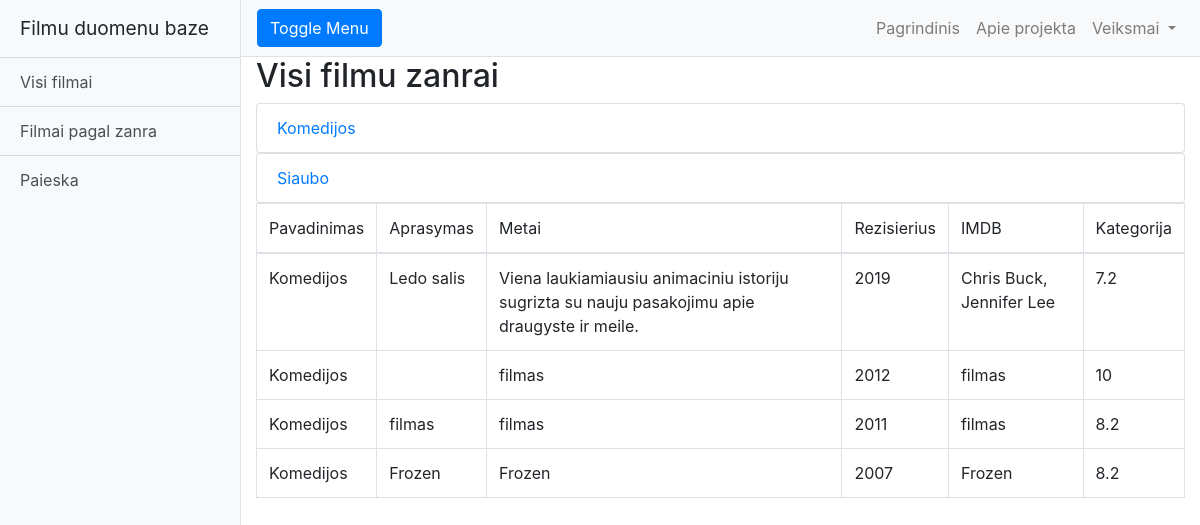
The app's page /?page=zanrai&id=1, older data.
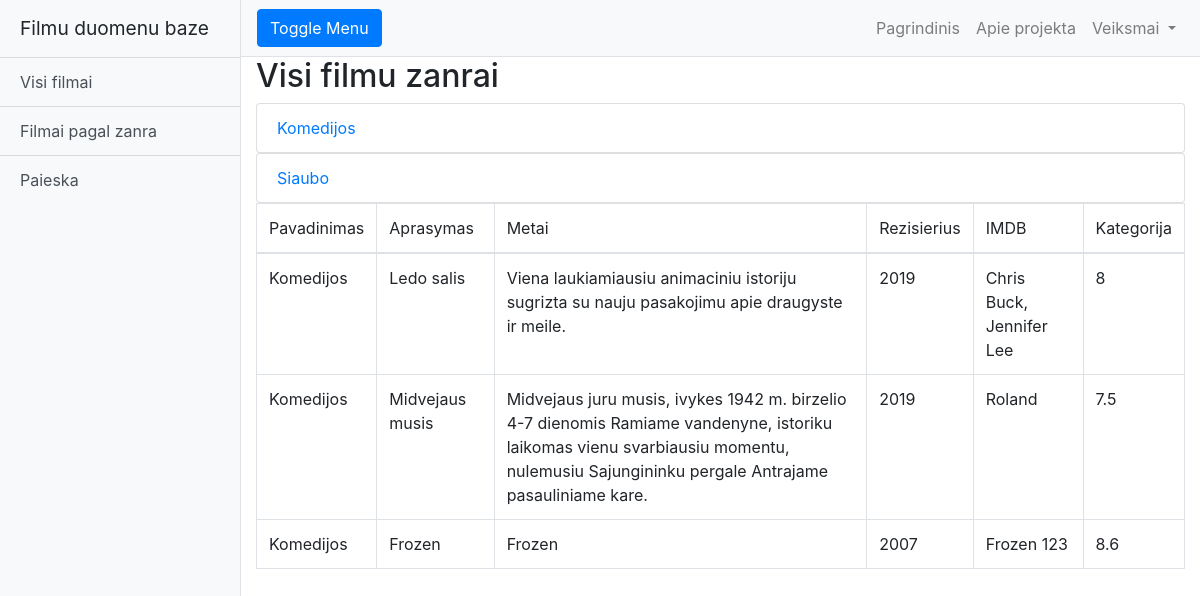
The same page, newer data.
### tables this page shows
CREATE TABLE `lentele_zanrai` (
  `id` int(30) NOT NULL,
  `pavadinimas` varchar(200) DEFAULT NULL
);

CREATE TABLE `lentele_filmai` (
  `id` int(30) NOT NULL,
  `pavadinimas` varchar(45) DEFAULT NULL,
  `aprasymas` varchar(200) DEFAULT NULL,
  `metai` varchar(45) DEFAULT NULL,
  `rezisierius` varchar(45) DEFAULT NULL,
  `imdb` varchar(45) DEFAULT NULL,
  `genre_id` varchar(45) DEFAULT NULL
);

### index.php (called while the page is built, shortened)
<?php
require 'inc/config.php';
require 'inc/links.php';
require_once "templates/".activeTemplate."/index.view.php";

### inc/config.php (called while the page is built, shortened)
<?php
$siteName = "Filmu duomenu baze";

### inc/links.php (called while the page is built)
<?php
$nav = [
    'sidebar' => [
        'visi' => 'Visi filmai',
        'zanrai' => 'Filmai pagal zanra',
        'paieska' => 'Paieska'
    ],
    'header' => [
        '' => 'Pagrindinis',
        'apie' => 'Apie projekta',
        'Dropdown' => [
            'filmu-valdymas' => 'Filmu valdymas',
            'zanru-valdymas' => 'Zanru valdymas',
            'profilio-valdymas' => 'Profilio valdymas'
        ]
    ]
];

### templates/main/pages/all-genre.page.php (the view)
<h2>Visi filmu zanrai</h2>
<?php
$dsn = "mysql:host=$host;dbname=$db";
try{
    $conn = new PDO($dsn, $username, $password, $options);
    if($conn){
        $stmt = $conn->query ("SELECT * FROM lentele_zanrai");
        $zanrai = $stmt->fetchAll();
        if(isset($_GET['id'])){
            $zandroId = $_GET['id'];
            $stmt = $conn->query ("SELECT lentele_filmai.pavadinimas, lentele_filmai.aprasymas, lentele_filmai.metai,
                                        lentele_filmai.rezisierius, lentele_filmai.imdb, lentele_zanrai.pavadinimas
                                        AS zanroPavadinimas
                                        FROM lentele_filmai
                                        INNER JOIN lentele_zanrai ON lentele_filmai.genre_id=lentele_zanrai.id
                                        WHERE $zandroId=lentele_zanrai.id");
            $pagalZanrus = $stmt->fetchAll();
        }
    }
} catch (PDOException $e){
    echo $e->getMessage();
}
?>
        <?php foreach ($zanrai as $zanras):?>
            <ul class = "list-group">
                <li class = "list-group-item">
                    <a href="?page=zanrai&id=<?=$zanras['id'];?>"><?=$zanras['pavadinimas'];?></a>
                </li>
            </ul>
            <?php endforeach;?>
<?php if(isset($_GET['id'])):?>
    <table class = "table table-bordered">
        <thead>
        <tr>
            <td>Pavadinimas</td>
            <td>Aprasymas</td>
            <td>Metai</td>
            <td>Rezisierius</td>
            <td>IMDB</td>
            <td>Kategorija</td>
        </tr>
        </thead>
        <tr>
            <?php foreach ($pagalZanrus as $pagalZanra):?>
        <tr>
            <td><?=$pagalZanra['zanroPavadinimas'];?></td>
            <td><?=$pagalZanra['pavadinimas'];?></td>
            <td><?=$pagalZanra['aprasymas'];?></td>
            <td><?=$pagalZanra['metai'];?></td>
            <td><?=$pagalZanra['rezisierius'];?></td>
            <td><?=$pagalZanra['imdb'];?></td>
        </tr>
        <?php endforeach;?>
        </tr>
    </table>
<?php endif;?>

### templates/main/_partials/header.view.php
<div class="bg-light border-right" id="sidebar-wrapper">
    <div class="sidebar-heading"><?=$siteName;?></div>
    <div class="list-group list-group-flush">
        <?php foreach ($nav as $id => $navigation):?>
            <?php if ($id == 'sidebar'):?>
                <?php foreach ($navigation as $id => $tab):?>
                    <a class="list-group-item list-group-item-action bg-light" href ="?page=<?=$id?>"><?=$tab;?></a>
                <?php endforeach;?>
            <?php endif;?>
        <?php endforeach;?>
    </div>
</div>

### templates/main/_partials/nav.view.php (shortened to what this page needs)
<nav class="navbar navbar-expand-lg navbar-light bg-light border-bottom">
    <button class="btn btn-primary" id="menu-toggle">Toggle Menu</button>
    <div class="collapse navbar-collapse" id="navbarSupportedContent">
        <ul class="navbar-nav ml-auto mt-2 mt-lg-0">
            <?php foreach ($nav['header'] as $id => $navigation):?>
                <?php if ($id != 'Dropdown'):?>
            <li class="nav-item">
                    <a class="nav-link" href ="?page=<?=$id?>"><?=$navigation;?></a>
            </li>
                <?php endif;?>
            <?php endforeach;?>
            <li class="nav-item dropdown">
                <a class="nav-link dropdown-toggle" href="#" id="navbarDropdown" role="button" data-toggle="dropdown" aria-haspopup="true" aria-expanded="false">
                    Veiksmai
                </a>
            </li>
        </ul>
    </div>
</nav>

Row changes from the older to the newer data that the page shows:
removed lentele_filmai: lentele_zanrai.pavadinimas "Komedijos", aprasymas "filmas", metai "2012", rezisierius "filmas", imdb "10"
removed lentele_filmai: lentele_zanrai.pavadinimas "Komedijos", pavadinimas "filmas", aprasymas "filmas", metai "2011", rezisierius "filmas", imdb "8.2"
changed lentele_filmai "Ledo salis": imdb "7.2" → "8"
now on this page (row edited): lentele_filmai: lentele_zanrai.pavadinimas "Komedijos", pavadinimas "Midvejaus musis", aprasymas "Midvejaus juru musis, ivykes 1942 m. birzelio 4-7 dienomis Ramiame vandenyne, istoriku laikomas vienu svarbiausiu momentu, nulemusiu Sajungininku pergale Antrajame pasauliniame kare.", metai "2019", rezisierius "Roland", imdb "7.5"
changed lentele_filmai "Frozen": rezisierius "Frozen" → "Frozen 123"; imdb "8.2" → "8.6"
